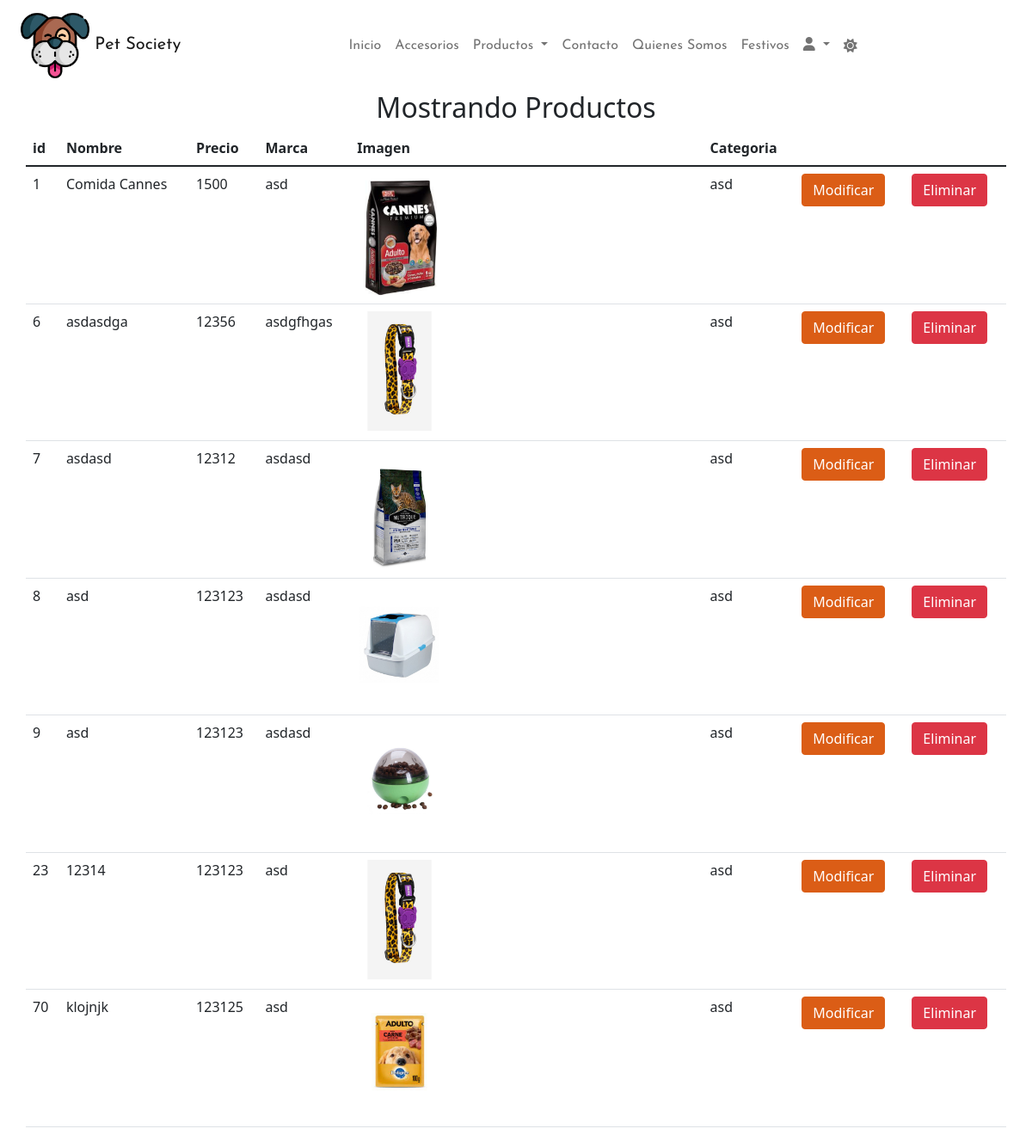
Screenshot of /listado/ (signed in) with the database file from the repository.
### petsociety/models.py (models this page shows, shortened)
class Producto(models.Model):
    idProducto=models.IntegerField(primary_key=True,verbose_name='id del producto')
    nombreProducto=models.CharField(max_length=50,verbose_name='nombre del producto')
    precio=models.IntegerField(verbose_name='precio del producto')
    marca=models.CharField(max_length=50,verbose_name='marca del producto')
    imagen=models.ImageField(verbose_name='imagen del producto')
    categoria=models.ForeignKey(Categoria,on_delete=models.CASCADE)

class Categoria(models.Model):
    idCategoria=models.IntegerField(primary_key=True,verbose_name='id de categoria')
    nombreCategoria=models.CharField(max_length=50,verbose_name='nombre de la categoria')
    def __str__(self):
        return self.nombreCategoria

### petsociety/views.py (the view)
# urls.py: path('listado/',listado,name='listado'),
def listado(request):
    productos=Producto.objects.all()
    datos={
        'productos':productos
    }
    return render(request,'listado.html',datos)

### petsociety/templates/listado.html (shortened to what this page needs)
<!DOCTYPE html>
<html lang="en">
<head>
    {% load static %}
    <link href="{% static 'css/estilos.css' %}" rel="stylesheet">
    <link href="{% static 'css/dark.css' %}" rel="stylesheet">
    <link rel="stylesheet" href="{% static 'iconos/css/all.min.css' %}">
    <link href="https://cdn.jsdelivr.net/npm/bootstrap@5.1.3/dist/css/bootstrap.min.css" rel="stylesheet">
</html>
</head>
<body class="modo">
  {% load static %}
 <div class="container-fluid">
   <nav class="navbar navbar-expand-lg navbar-light">
       <div class="container-fluid">
         <a class="navbar-brand texto" href="#"  style="font-family: 'Josefin Sans', serif;"> <img src="{% static 'img/dog.png' %}" width="80px" alt=""> Pet Society</a>
         <div class="collapse navbar-collapse justify-content-center" id="navbarSupportedContent">
           <ul class="navbar-nav ">
             <li class="nav-item">
               <a class="nav-link" aria-current="page" href="{% url 'index'  %}"style="font-family: 'Josefin Sans', serif;">Inicio</a>
             </li>
             <li class="nav-item">
               <a class="nav-link" href="{% url 'accesorios' %}"style="font-family: 'Josefin Sans', serif;">Accesorios</a>
             </li>
             <li class="nav-item dropdown">
               <a class="nav-link dropdown-toggle" href="productos.html" id="navbarDropdown" role="button" data-bs-toggle="dropdown" aria-expanded="false"style="font-family: 'Josefin Sans', serif;">
                 Productos
               </a>
             </li>
             <li class="nav-item">
               <a class="nav-link " href="{% url 'contacto' %}"style="font-family: 'Josefin Sans', serif;">Contacto</a>
             </li>
             <li class="nav-item">
               <a class="nav-link " href="{% url 'quienes_somos' %}"style="font-family: 'Josefin Sans', serif;">Quienes Somos</a>
             </li>
             <li class="nav-item">
                 <a class="nav-link " href="{% url 'festivos' %}"style="font-family: 'Josefin Sans', serif;">Festivos</a>
               </li>
               <li class="nav-item dropdown">
                 <a class="nav-link dropdown-toggle" href="productos.html" id="navbarDropdown" role="button" data-bs-toggle="dropdown" aria-expanded="false"style="font-family: 'Josefin Sans', serif;">
                   <i class="fa-solid fa-user"></i>
                 </a>
               </li>
             <a class="nav-link" aria-current="page" id="switch" onclick="clase()"><i class="fa-solid fa-sun"></i></a>
         </div>
       </div>
     </nav>
   </div>
{% if user.is_authenticated %}
      <div class="container">
        <h2 class="text-center">Mostrando Productos</h2>
        <div class="row">
          <table class="table">
            <thead>
                <tr>
                    <th>id</th>
                    <th>Nombre</th>
                    <th>Precio</th>
                    <th>Marca</th>
                    <th>Imagen</th>
                    <th>Categoria</th>
                </tr>
            </thead>
            <tbody>
                {% for pro in productos %}
                <tr>
                    <td> {{ pro.idProducto }}</td>
                    <td> {{ pro.nombreProducto }}</td>
                    <td> {{ pro.precio }}</td>
                    <td> {{ pro.marca }}</td>
                    <td><img src="{{pro.imagen.url}}" alt="" class="img-fluid w-25"></td>
                    <td> {{ pro.categoria }}</td>
                    <td> <a href="{% url 'form_mod_pro' pro.idProducto %}" class="btn btn-primary"> Modificar</a></td>
                    <td> <a href="{% url 'eliminar_producto' pro.idProducto %}" class="btn btn-danger"> Eliminar</a></td>
                </tr>
                {% endfor %}
            </tbody>
        </table>
        </div>
    </div>
    {% else %}
    <div class="container">
      <h1 class="text-center mt-5 text-danger">DEBE INICIAR SESIÓN</h1>
  </div>
    {% endif %}
</body>
</html>

### petsociety/static/css/estilos.css (style rules this page uses)
.nav-link { border-radius: 5px; }
.btn-primary { background-color: #DB5D16 !important; border-color:#DB5D16 !important ; }

### petsociety/static/css/dark.css (style rules this page uses)
body { background: #fff; color: #000; }

### rows the page displays
Producto: idProducto "1", nombreProducto "Comida Cannes", precio "1500", marca "asd", imagen (picture), categoria "asd"
Producto: idProducto "6", nombreProducto "asdasdga", precio "12356", marca "asdgfhgas", imagen (picture), categoria "asd"
Producto: idProducto "7", nombreProducto "asdasd", precio "12312", marca "asdasd", imagen (picture), categoria "asd"
Producto: idProducto "8", nombreProducto "asd", precio "123123", marca "asdasd", imagen (picture), categoria "asd"
Producto: idProducto "9", nombreProducto "asd", precio "123123", marca "asdasd", imagen (picture), categoria "asd"
Producto: idProducto "23", nombreProducto "12314", precio "123123", marca "asd", imagen (picture), categoria "asd"
Producto: idProducto "70", nombreProducto "klojnjk", precio "123125", marca "asd", imagen (picture), categoria "asd"
